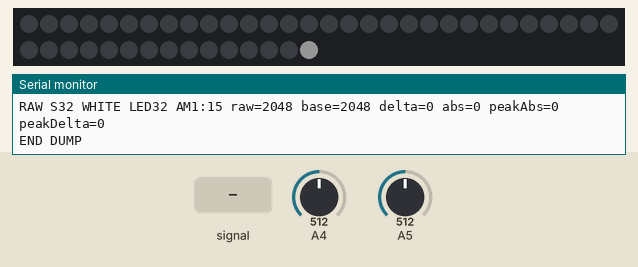
A sketch run on a simulated Arduino Zero (SAMD21). Parts: 45 RGB LEDs in strip order, left to right, continuing on the next row, the last lines printed to the serial monitor. The test bench sets the inputs (shaded band); at power-on: A5 = 512, A4 = 512 (analog values on the 0–1023 scale). Dim RGB values are drawn brighter than linear.

Above: at 3.39 s.
3.8 s: A4 fed a 200 Hz sine of ±81 counts around its level
At 4.25 s:
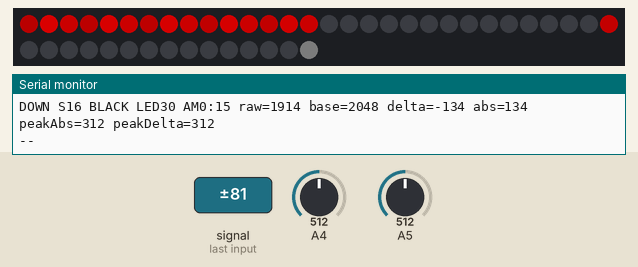
6.2 s: A5 set to 716
At 6.4 s:
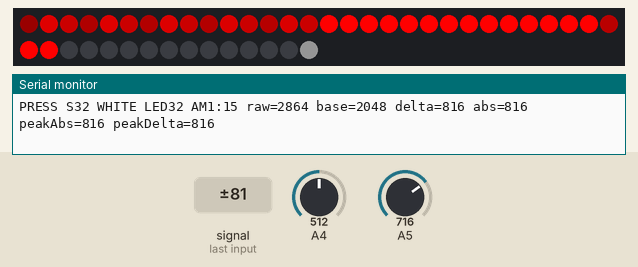
7.7 s: A4 set to 716
9.2 s: A4 set to 511
At 9.64 s:
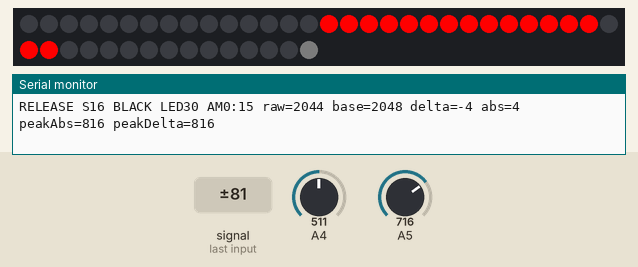
13.7 s: A5 set to 511
At 14.13 s:
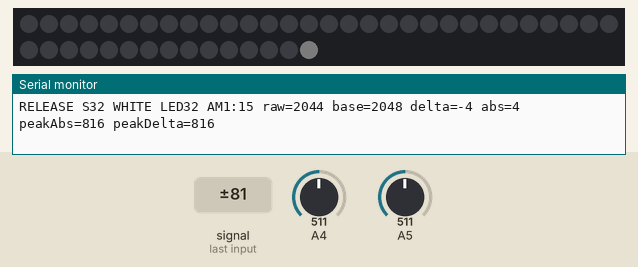
Timing chart, 0 to 16.5 s (numbered marks = the images above; inputs shaded):
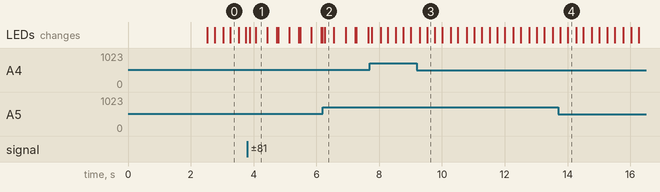

The sketch:

Fracture_KeyScanner_Diagnostic.ino
```cpp
#include <Arduino.h>
#include <Adafruit_NeoPixel.h>

// Serial + LED Hall sensor scanner for Fracture.
// No MIDI, RS-485, I2S, or buzzer. Output says which PCB switch is active.

#define PIN_MUX_S0   6
#define PIN_MUX_S1   7
#define PIN_MUX_S2   8
#define PIN_MUX_S3   9
#define PIN_AM0      4
#define PIN_AM1      5
#define PIN_LED_DATA 14

const uint8_t SENSOR_COUNT = 32;
const uint16_t NUM_LEDS = 45;
const uint8_t CALIBRATION_SAMPLES = 64;
const uint8_t ADC_AVERAGE_SAMPLES = 4;
const uint16_t DEFAULT_PRESS_DELTA = 80;
const uint16_t FULL_RED_DELTA = 750;
const uint8_t PRESS_DEBOUNCE_SCANS = 3;
const uint8_t RELEASE_DEBOUNCE_SCANS = 10;
const uint32_t DOWN_PRINT_INTERVAL_MS = 350;

Adafruit_NeoPixel leds(NUM_LEDS, PIN_LED_DATA, NEO_GRB + NEO_KHZ800);

uint16_t baseline[SENSOR_COUNT];
uint16_t rawValue[SENSOR_COUNT];
bool pressed[SENSOR_COUNT];
uint8_t aboveCount[SENSOR_COUNT];
uint8_t belowCount[SENSOR_COUNT];
uint16_t peakAbs[SENSOR_COUNT];
int16_t peakDelta[SENSOR_COUNT];
uint16_t pressDelta = DEFAULT_PRESS_DELTA;
uint32_t lastDownPrintMs = 0;

void setMuxChannel(uint8_t channel) {
  digitalWrite(PIN_MUX_S0, channel & 0x01);
  digitalWrite(PIN_MUX_S1, (channel >> 1) & 0x01);
  digitalWrite(PIN_MUX_S2, (channel >> 2) & 0x01);
  digitalWrite(PIN_MUX_S3, (channel >> 3) & 0x01);
  delayMicroseconds(80);
}

uint8_t sensorMuxIndex(uint8_t sensor) {
  return sensor < 16 ? 0 : 1;
}

uint8_t sensorMuxChannel(uint8_t sensor) {
  return sensor & 0x0F;
}

uint8_t sensorSwitchNumber(uint8_t sensor) {
  return sensor + 1;
}

const char *sensorRole(uint8_t sensor) {
  uint8_t sw = sensorSwitchNumber(sensor);
  if (sw <= 8) return "AUX";
  if (sw <= 18) return "BLACK";
  return "WHITE";
}

uint8_t physicalLedIndexForSwitch(uint8_t switchNumber) {
  if (switchNumber >= 1 && switchNumber <= 15) {
    return switchNumber - 1;
  }
  if (switchNumber >= 16 && switchNumber <= 30) {
    return 45 - switchNumber; // S16-S30 are wired to LEDs 30-16
  }
  if (switchNumber >= 31 && switchNumber <= 32) {
    return switchNumber - 1;
  }
  return 0xFF;
}

uint8_t physicalLedIndexForSensor(uint8_t sensor) {
  return physicalLedIndexForSwitch(sensorSwitchNumber(sensor));
}
uint8_t sensorAnalogPin(uint8_t sensor) {
  return sensorMuxIndex(sensor) == 0 ? PIN_AM0 : PIN_AM1;
}

uint16_t readSensorRaw(uint8_t sensor) {
  setMuxChannel(sensorMuxChannel(sensor));
  uint8_t pin = sensorAnalogPin(sensor);
  analogRead(pin);
  analogRead(pin);
  delayMicroseconds(20);

  uint32_t sum = 0;
  for (uint8_t i = 0; i < ADC_AVERAGE_SAMPLES; i++) {
    sum += analogRead(pin);
    delayMicroseconds(10);
  }
  return sum / ADC_AVERAGE_SAMPLES;
}

int16_t signedDeltaFor(uint8_t sensor) {
  return (int16_t)rawValue[sensor] - (int16_t)baseline[sensor];
}

uint16_t absDeltaFor(uint8_t sensor) {
  int16_t delta = signedDeltaFor(sensor);
  return delta < 0 ? (uint16_t)(-delta) : (uint16_t)delta;
}

uint8_t redLevelForDelta(uint16_t amount) {
  if (amount < 10) return 0;
  uint16_t bounded = amount > FULL_RED_DELTA ? FULL_RED_DELTA : amount;
  uint32_t scaled = (uint32_t)bounded * 255UL / FULL_RED_DELTA;
  // Exaggerate the lower half so travel changes are visible before full press.
  if (scaled < 96) scaled = scaled * 2;
  if (scaled > 255) scaled = 255;
  return (uint8_t)scaled;
}

void renderLeds() {
  for (uint8_t sensor = 0; sensor < SENSOR_COUNT; sensor++) {
    uint16_t amount = absDeltaFor(sensor);
    uint8_t red = redLevelForDelta(amount);

    if (amount >= pressDelta) {
      uint8_t ledIndex = physicalLedIndexForSensor(sensor);
      if (ledIndex < SENSOR_COUNT) leds.setPixelColor(ledIndex, leds.Color(red, 0, 0));
    } else if (amount >= pressDelta / 2) {
      uint8_t ledIndex = physicalLedIndexForSensor(sensor);
      if (ledIndex < SENSOR_COUNT) leds.setPixelColor(ledIndex, leds.Color(red / 2, 0, 0));
    } else {
      uint8_t ledIndex = physicalLedIndexForSensor(sensor);
      if (ledIndex < SENSOR_COUNT) leds.setPixelColor(ledIndex, 0);
    }
  }

  uint8_t heartbeat = (millis() / 250) & 0x01 ? 20 : 3;
  leds.setPixelColor(44, leds.Color(heartbeat, heartbeat, heartbeat));
  leds.show();
}

void printSensor(const char *eventName, uint8_t sensor) {
  uint8_t sw = sensorSwitchNumber(sensor);
  Serial.print(eventName);
  Serial.print(" S");
  if (sw < 10) Serial.print('0');
  Serial.print(sw);
  Serial.print(' ');
  Serial.print(sensorRole(sensor));
  Serial.print(" LED");
  Serial.print(physicalLedIndexForSensor(sensor) + 1);
  Serial.print(" AM");
  Serial.print(sensorMuxIndex(sensor));
  Serial.print(':');
  if (sensorMuxChannel(sensor) < 10) Serial.print('0');
  Serial.print(sensorMuxChannel(sensor));
  Serial.print(" raw=");
  Serial.print(rawValue[sensor]);
  Serial.print(" base=");
  Serial.print(baseline[sensor]);
  Serial.print(" delta=");
  Serial.print(signedDeltaFor(sensor));
  Serial.print(" abs=");
  Serial.print(absDeltaFor(sensor));
  Serial.print(" peakAbs=");
  Serial.print(peakAbs[sensor]);
  Serial.print(" peakDelta=");
  Serial.println(peakDelta[sensor]);
}

void printHelp() {
  Serial.println();
  Serial.println("Fracture key scanner with red range LEDs");
  Serial.println("Serial 115200. Commands: r=recalibrate, d=dump, +=threshold up, -=threshold down, h=help");
  Serial.println("Mapping: S01-S08 AUX, S09-S18 BLACK, S19-S32 WHITE.");
  Serial.println("LED map: S01-S15 -> LED01-15, S16-S30 -> LED30-16, S31-S32 -> LED31-32.");
  Serial.print("Threshold press=");
  Serial.print(pressDelta);
  Serial.print(" release=");
  Serial.print(pressDelta / 2);
  Serial.print(" fullRed=");
  Serial.println(FULL_RED_DELTA);
  Serial.println();
}

void readAllSensors() {
  for (uint8_t sensor = 0; sensor < SENSOR_COUNT; sensor++) {
    rawValue[sensor] = readSensorRaw(sensor);
  }
}

void dumpSensors() {
  readAllSensors();
  renderLeds();
  Serial.println("DUMP");
  for (uint8_t sensor = 0; sensor < SENSOR_COUNT; sensor++) {
    printSensor("RAW", sensor);
  }
  Serial.println("END DUMP");
}

void calibrateSensors() {
  Serial.println("CALIBRATE: release all keys");
  leds.clear();
  for (uint8_t i = 0; i < SENSOR_COUNT; i++) {
    leds.setPixelColor(i, leds.Color(12, 0, 0));
  }
  leds.show();
  delay(800);

  uint32_t sums[SENSOR_COUNT];
  for (uint8_t sensor = 0; sensor < SENSOR_COUNT; sensor++) {
    sums[sensor] = 0;
    pressed[sensor] = false;
    aboveCount[sensor] = 0;
    belowCount[sensor] = 0;
    peakAbs[sensor] = 0;
    peakDelta[sensor] = 0;
  }

  for (uint8_t sample = 0; sample < CALIBRATION_SAMPLES; sample++) {
    for (uint8_t sensor = 0; sensor < SENSOR_COUNT; sensor++) {
      sums[sensor] += readSensorRaw(sensor);
    }
  }

  for (uint8_t sensor = 0; sensor < SENSOR_COUNT; sensor++) {
    baseline[sensor] = sums[sensor] / CALIBRATION_SAMPLES;
  }

  leds.clear();
  leds.show();
  Serial.println("READY");
  dumpSensors();
}

void handleSerial() {
  while (Serial.available() > 0) {
    char c = (char)Serial.read();
    if (c == 'r' || c == 'R') {
      calibrateSensors();
    } else if (c == 'd' || c == 'D') {
      dumpSensors();
    } else if (c == '+') {
      pressDelta += 20;
      printHelp();
    } else if (c == '-') {
      if (pressDelta > 30) pressDelta -= 20;
      printHelp();
    } else if (c == 'h' || c == 'H' || c == '?') {
      printHelp();
    }
  }
}

void scanTransitions() {
  uint16_t releaseDelta = pressDelta / 2;

  for (uint8_t sensor = 0; sensor < SENSOR_COUNT; sensor++) {
    uint16_t amount = absDeltaFor(sensor);
    int16_t delta = signedDeltaFor(sensor);

    if (amount > peakAbs[sensor]) {
      peakAbs[sensor] = amount;
      peakDelta[sensor] = delta;
    }

    if (amount >= pressDelta) {
      if (aboveCount[sensor] < 255) aboveCount[sensor]++;
      belowCount[sensor] = 0;
    } else if (amount <= releaseDelta) {
      if (belowCount[sensor] < 255) belowCount[sensor]++;
      aboveCount[sensor] = 0;
    }

    if (!pressed[sensor] && aboveCount[sensor] >= PRESS_DEBOUNCE_SCANS) {
      pressed[sensor] = true;
      peakAbs[sensor] = amount;
      peakDelta[sensor] = delta;
      printSensor("PRESS", sensor);
    }

    if (pressed[sensor] && belowCount[sensor] >= RELEASE_DEBOUNCE_SCANS) {
      printSensor("RELEASE", sensor);
      pressed[sensor] = false;
      peakAbs[sensor] = 0;
      peakDelta[sensor] = 0;
    }
  }
}

void printDownSensorsIfNeeded() {
  uint32_t now = millis();
  if (now - lastDownPrintMs < DOWN_PRINT_INTERVAL_MS) return;
  lastDownPrintMs = now;

  bool any = false;
  for (uint8_t sensor = 0; sensor < SENSOR_COUNT; sensor++) {
    if (pressed[sensor] && absDeltaFor(sensor) >= pressDelta / 2) {
      any = true;
      printSensor("DOWN", sensor);
    }
  }

  if (any) Serial.println("--");
}

void setup() {
  Serial.begin(115200);
  uint32_t startMs = millis();
  while (!Serial && millis() - startMs < 2500) {
    delay(10);
  }

  pinMode(PIN_MUX_S0, OUTPUT);
  pinMode(PIN_MUX_S1, OUTPUT);
  pinMode(PIN_MUX_S2, OUTPUT);
  pinMode(PIN_MUX_S3, OUTPUT);
  analogReadResolution(12);

  leds.begin();
  leds.clear();
  leds.show();

  Serial.println();
  Serial.println("BOOT Fracture key scanner with red range LEDs");
  printHelp();
  calibrateSensors();
}

void loop() {
  handleSerial();
  readAllSensors();
  scanTransitions();
  renderLeds();
  printDownSensorsIfNeeded();
  delay(10);
}
```

Measured:
- after the input at 3.8 s, the LEDs: first change after 0.07 s (image 1 shows a later state)
- after the input at 9.2 s, the LEDs: first change after 0.09 s (image 3 shows a later state)
- after the input at 13.7 s, the LEDs: first change after 0.07 s (image 4 shows a later state)
